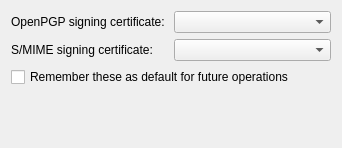
<ui version="4.0" >
 <class>SigningCertificateSelectionWidget</class>
 <widget class="QWidget" name="SigningCertificateSelectionWidget" >
  <property name="geometry" >
   <rect>
    <x>0</x>
    <y>0</y>
    <width>342</width>
    <height>148</height>
   </rect>
  </property>
  <layout class="QGridLayout" >
   <item row="0" column="0" >
    <widget class="QLabel" name="pgpLabel" >
     <property name="text" >
      <string>OpenPGP signing certificate:</string>
     </property>
    </widget>
   </item>
   <item row="0" column="1" >
    <widget class="QComboBox" name="pgpCombo" />
   </item>
   <item row="1" column="0" >
    <widget class="QLabel" name="cmsLabel" >
     <property name="text" >
      <string>S/MIME signing certificate:</string>
     </property>
    </widget>
   </item>
   <item row="1" column="1" >
    <widget class="QComboBox" name="cmsCombo" />
   </item>
   <item row="2" column="0" colspan="2" >
    <widget class="QCheckBox" name="rememberCO" >
     <property name="text" >
      <string>Remember these as default for future operations</string>
     </property>
    </widget>
   </item>
   <item row="3" column="0" >
    <spacer>
     <property name="orientation" >
      <enum>Qt::Vertical</enum>
     </property>
     <property name="sizeHint" >
      <size>
       <width>20</width>
       <height>40</height>
      </size>
     </property>
    </spacer>
   </item>
  </layout>
 </widget>
 <resources/>
 <connections/>
</ui>
